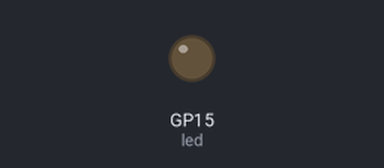
A program run on a simulated Raspberry Pi Pico running MicroPython. Shown: output pins drawn as LEDs (lit = HIGH).

Above: at 0.05 s.
At 0.9 s:
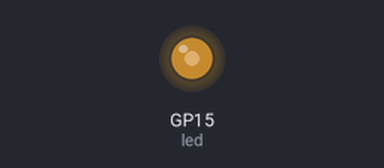
At 4.05 s:
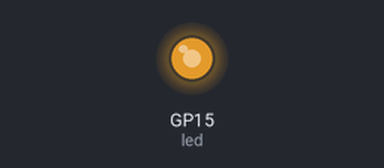
At 7.3 s:
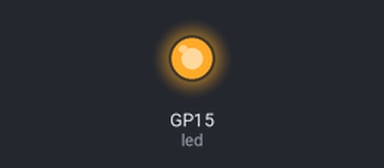
Timing chart, 0 to 9.5 s (numbered marks = the images above):
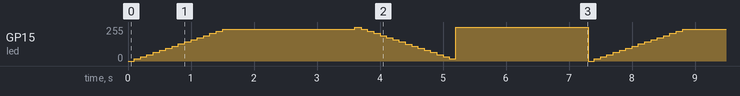

The program:

09_1-pwm_led.py
```python
from machine import Pin, PWM
import utime

led = PWM(Pin(15))
led.freq(100)
led.duty_u16(0)

while True:
    for dc in range(0, 65536, 4096):
        led.duty_u16(dc)
        utime.sleep(0.1)
    utime.sleep(2)
    for dc in range(65535, -2, -4096):
        led.duty_u16(dc)
        utime.sleep(0.1)
    utime.sleep(2)
```

Measured:
- by itself, GP15 (led): moves between 0/255 and 255/255, repeating every 7.3 s
